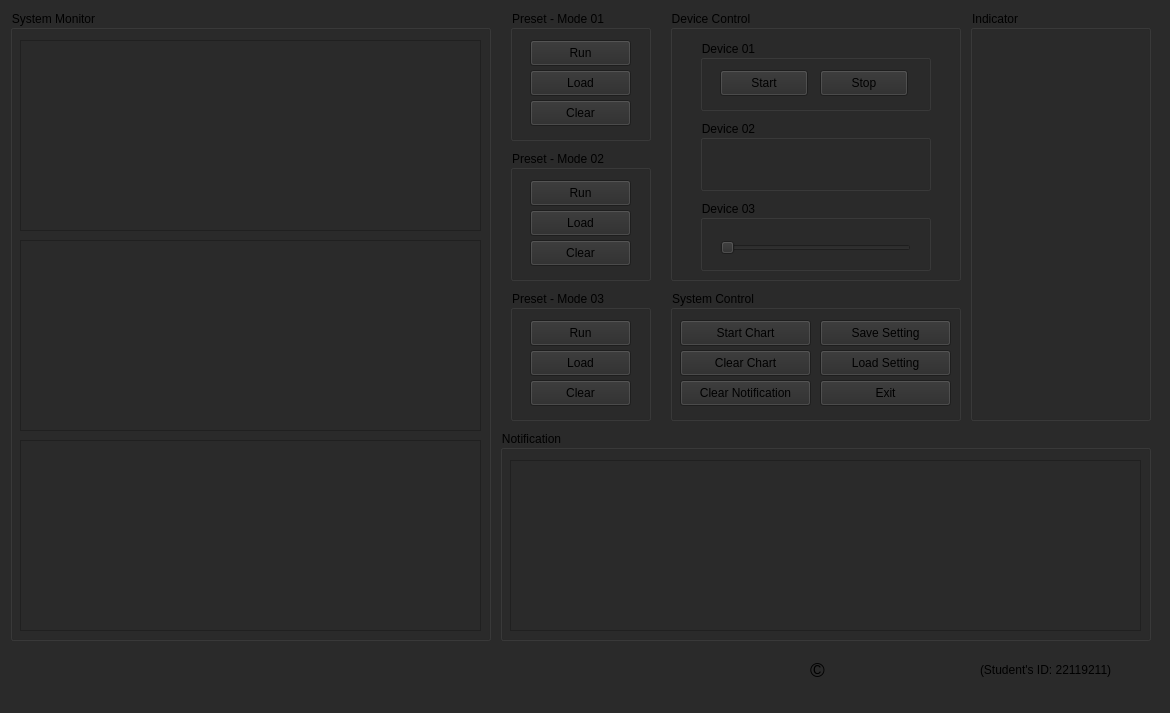
<?xml version="1.0" encoding="UTF-8"?>
<ui version="4.0">
 <class>MainWindow</class>
 <widget class="QMainWindow" name="MainWindow">
  <property name="geometry">
   <rect>
    <x>0</x>
    <y>0</y>
    <width>1170</width>
    <height>713</height>
   </rect>
  </property>
  <property name="windowTitle">
   <string>Control Center</string>
  </property>
  <property name="windowIcon">
   <iconset>
    <normaloff>../3f8329d0/LOGO - W.png</normaloff>../3f8329d0/LOGO - W.png</iconset>
  </property>
  <property name="styleSheet">
   <string notr="true">background-color:#2a2a2a</string>
  </property>
  <widget class="QWidget" name="centralwidget">
   <widget class="QGroupBox" name="MonitorGroup_1">
    <property name="geometry">
     <rect>
      <x>10</x>
      <y>10</y>
      <width>481</width>
      <height>631</height>
     </rect>
    </property>
    <property name="title">
     <string>System Monitor</string>
    </property>
    <widget class="PlotWidget" name="Chart_1">
     <property name="geometry">
      <rect>
       <x>10</x>
       <y>30</y>
       <width>461</width>
       <height>191</height>
      </rect>
     </property>
    </widget>
    <widget class="PlotWidget" name="Chart_2">
     <property name="geometry">
      <rect>
       <x>10</x>
       <y>230</y>
       <width>461</width>
       <height>191</height>
      </rect>
     </property>
    </widget>
    <widget class="PlotWidget" name="Chart_3">
     <property name="geometry">
      <rect>
       <x>10</x>
       <y>430</y>
       <width>461</width>
       <height>191</height>
      </rect>
     </property>
    </widget>
   </widget>
   <widget class="QGroupBox" name="PresetMode_1">
    <property name="geometry">
     <rect>
      <x>510</x>
      <y>10</y>
      <width>141</width>
      <height>131</height>
     </rect>
    </property>
    <property name="title">
     <string>Preset - Mode 01</string>
    </property>
    <widget class="QPushButton" name="Run_1">
     <property name="geometry">
      <rect>
       <x>20</x>
       <y>30</y>
       <width>101</width>
       <height>26</height>
      </rect>
     </property>
     <property name="text">
      <string>Run</string>
     </property>
    </widget>
    <widget class="QPushButton" name="Load_1">
     <property name="geometry">
      <rect>
       <x>20</x>
       <y>60</y>
       <width>101</width>
       <height>26</height>
      </rect>
     </property>
     <property name="text">
      <string>Load</string>
     </property>
    </widget>
    <widget class="QPushButton" name="Clear_1">
     <property name="geometry">
      <rect>
       <x>20</x>
       <y>90</y>
       <width>101</width>
       <height>26</height>
      </rect>
     </property>
     <property name="text">
      <string>Clear</string>
     </property>
    </widget>
   </widget>
   <widget class="QGroupBox" name="PresetMode_2">
    <property name="geometry">
     <rect>
      <x>510</x>
      <y>150</y>
      <width>141</width>
      <height>131</height>
     </rect>
    </property>
    <property name="title">
     <string>Preset - Mode 02</string>
    </property>
    <widget class="QPushButton" name="Run_2">
     <property name="geometry">
      <rect>
       <x>20</x>
       <y>30</y>
       <width>101</width>
       <height>26</height>
      </rect>
     </property>
     <property name="text">
      <string>Run</string>
     </property>
    </widget>
    <widget class="QPushButton" name="Load_2">
     <property name="geometry">
      <rect>
       <x>20</x>
       <y>60</y>
       <width>101</width>
       <height>26</height>
      </rect>
     </property>
     <property name="text">
      <string>Load</string>
     </property>
    </widget>
    <widget class="QPushButton" name="Clear_2">
     <property name="geometry">
      <rect>
       <x>20</x>
       <y>90</y>
       <width>101</width>
       <height>26</height>
      </rect>
     </property>
     <property name="text">
      <string>Clear</string>
     </property>
    </widget>
   </widget>
   <widget class="QGroupBox" name="PresetMode_3">
    <property name="geometry">
     <rect>
      <x>510</x>
      <y>290</y>
      <width>141</width>
      <height>131</height>
     </rect>
    </property>
    <property name="title">
     <string>Preset - Mode 03</string>
    </property>
    <widget class="QPushButton" name="Run_3">
     <property name="geometry">
      <rect>
       <x>20</x>
       <y>30</y>
       <width>101</width>
       <height>26</height>
      </rect>
     </property>
     <property name="text">
      <string>Run</string>
     </property>
    </widget>
    <widget class="QPushButton" name="Load_3">
     <property name="geometry">
      <rect>
       <x>20</x>
       <y>60</y>
       <width>101</width>
       <height>26</height>
      </rect>
     </property>
     <property name="text">
      <string>Load</string>
     </property>
    </widget>
    <widget class="QPushButton" name="Clear_3">
     <property name="geometry">
      <rect>
       <x>20</x>
       <y>90</y>
       <width>101</width>
       <height>26</height>
      </rect>
     </property>
     <property name="text">
      <string>Clear</string>
     </property>
    </widget>
   </widget>
   <widget class="QGroupBox" name="Device_Control_1">
    <property name="geometry">
     <rect>
      <x>670</x>
      <y>10</y>
      <width>291</width>
      <height>271</height>
     </rect>
    </property>
    <property name="title">
     <string>Device Control</string>
    </property>
    <widget class="QGroupBox" name="Device_1">
     <property name="geometry">
      <rect>
       <x>30</x>
       <y>30</y>
       <width>231</width>
       <height>71</height>
      </rect>
     </property>
     <property name="title">
      <string>Device 01</string>
     </property>
     <widget class="QPushButton" name="Dev1_Start_1">
      <property name="geometry">
       <rect>
        <x>20</x>
        <y>30</y>
        <width>88</width>
        <height>26</height>
       </rect>
      </property>
      <property name="text">
       <string>Start</string>
      </property>
     </widget>
     <widget class="QPushButton" name="Dev1_Stop_1">
      <property name="geometry">
       <rect>
        <x>120</x>
        <y>30</y>
        <width>88</width>
        <height>26</height>
       </rect>
      </property>
      <property name="text">
       <string>Stop</string>
      </property>
     </widget>
    </widget>
    <widget class="QGroupBox" name="Device_2">
     <property name="geometry">
      <rect>
       <x>30</x>
       <y>110</y>
       <width>231</width>
       <height>71</height>
      </rect>
     </property>
     <property name="title">
      <string>Device 02</string>
     </property>
     <widget class="QLabel" name="Dev2_Switch_1">
      <property name="geometry">
       <rect>
        <x>20</x>
        <y>30</y>
        <width>71</width>
        <height>31</height>
       </rect>
      </property>
      <property name="text">
       <string/>
      </property>
      <property name="pixmap">
       <pixmap>../ec0b3763/switch-off.png</pixmap>
      </property>
      <property name="scaledContents">
       <bool>true</bool>
      </property>
     </widget>
    </widget>
    <widget class="QGroupBox" name="Device_3">
     <property name="geometry">
      <rect>
       <x>30</x>
       <y>190</y>
       <width>231</width>
       <height>71</height>
      </rect>
     </property>
     <property name="title">
      <string>Device 03</string>
     </property>
     <widget class="QSlider" name="Dev3_Slider_1">
      <property name="geometry">
       <rect>
        <x>20</x>
        <y>40</y>
        <width>191</width>
        <height>16</height>
       </rect>
      </property>
      <property name="orientation">
       <enum>Qt::Orientation::Horizontal</enum>
      </property>
     </widget>
    </widget>
   </widget>
   <widget class="QGroupBox" name="Notification_1">
    <property name="geometry">
     <rect>
      <x>500</x>
      <y>430</y>
      <width>651</width>
      <height>211</height>
     </rect>
    </property>
    <property name="title">
     <string>Notification</string>
    </property>
    <widget class="QTextBrowser" name="Notification">
     <property name="geometry">
      <rect>
       <x>10</x>
       <y>30</y>
       <width>631</width>
       <height>171</height>
      </rect>
     </property>
    </widget>
   </widget>
   <widget class="QGroupBox" name="SystemControl_1">
    <property name="geometry">
     <rect>
      <x>670</x>
      <y>290</y>
      <width>291</width>
      <height>131</height>
     </rect>
    </property>
    <property name="title">
     <string>System Control</string>
    </property>
    <widget class="QPushButton" name="Save_Setting_1">
     <property name="geometry">
      <rect>
       <x>150</x>
       <y>30</y>
       <width>131</width>
       <height>26</height>
      </rect>
     </property>
     <property name="text">
      <string>Save Setting</string>
     </property>
    </widget>
    <widget class="QPushButton" name="Start_Chart_1">
     <property name="geometry">
      <rect>
       <x>10</x>
       <y>30</y>
       <width>131</width>
       <height>26</height>
      </rect>
     </property>
     <property name="text">
      <string>Start Chart</string>
     </property>
    </widget>
    <widget class="QPushButton" name="Clear_Notification_1">
     <property name="geometry">
      <rect>
       <x>10</x>
       <y>90</y>
       <width>131</width>
       <height>26</height>
      </rect>
     </property>
     <property name="text">
      <string>Clear Notification</string>
     </property>
    </widget>
    <widget class="QPushButton" name="Load_Setting_1">
     <property name="geometry">
      <rect>
       <x>150</x>
       <y>60</y>
       <width>131</width>
       <height>26</height>
      </rect>
     </property>
     <property name="text">
      <string>Load Setting</string>
     </property>
    </widget>
    <widget class="QPushButton" name="Exit_1">
     <property name="geometry">
      <rect>
       <x>150</x>
       <y>90</y>
       <width>131</width>
       <height>26</height>
      </rect>
     </property>
     <property name="text">
      <string>Exit</string>
     </property>
    </widget>
    <widget class="QPushButton" name="Clear_Chart_2">
     <property name="geometry">
      <rect>
       <x>10</x>
       <y>60</y>
       <width>131</width>
       <height>26</height>
      </rect>
     </property>
     <property name="text">
      <string>Clear Chart</string>
     </property>
    </widget>
   </widget>
   <widget class="QGroupBox" name="Indicator_1">
    <property name="geometry">
     <rect>
      <x>970</x>
      <y>10</y>
      <width>181</width>
      <height>411</height>
     </rect>
    </property>
    <property name="title">
     <string>Indicator</string>
    </property>
    <widget class="QLabel" name="IndicatorDev_1">
     <property name="geometry">
      <rect>
       <x>50</x>
       <y>50</y>
       <width>71</width>
       <height>71</height>
      </rect>
     </property>
     <property name="text">
      <string/>
     </property>
     <property name="pixmap">
      <pixmap>../2e95a823/warning.png</pixmap>
     </property>
     <property name="scaledContents">
      <bool>true</bool>
     </property>
    </widget>
    <widget class="QLabel" name="IndicatorDev_2">
     <property name="geometry">
      <rect>
       <x>50</x>
       <y>170</y>
       <width>71</width>
       <height>81</height>
      </rect>
     </property>
     <property name="text">
      <string/>
     </property>
     <property name="pixmap">
      <pixmap>../933061b3/fire-extinguisher.png</pixmap>
     </property>
     <property name="scaledContents">
      <bool>true</bool>
     </property>
    </widget>
    <widget class="QLabel" name="IndicatorDev_3">
     <property name="geometry">
      <rect>
       <x>50</x>
       <y>320</y>
       <width>71</width>
       <height>71</height>
      </rect>
     </property>
     <property name="text">
      <string/>
     </property>
     <property name="pixmap">
      <pixmap>../5934cebb/sprinkler_off.png</pixmap>
     </property>
     <property name="scaledContents">
      <bool>true</bool>
     </property>
    </widget>
   </widget>
   <widget class="QLabel" name="Copyright_1">
    <property name="geometry">
     <rect>
      <x>980</x>
      <y>660</y>
      <width>171</width>
      <height>20</height>
     </rect>
    </property>
    <property name="text">
     <string>(Student's ID: 22119211)</string>
    </property>
   </widget>
   <widget class="QLabel" name="Copyright_2">
    <property name="geometry">
     <rect>
      <x>810</x>
      <y>660</y>
      <width>21</width>
      <height>20</height>
     </rect>
    </property>
    <property name="font">
     <font>
      <pointsize>15</pointsize>
     </font>
    </property>
    <property name="text">
     <string>©</string>
    </property>
   </widget>
   <widget class="QLabel" name="Copyright_3">
    <property name="geometry">
     <rect>
      <x>830</x>
      <y>650</y>
      <width>141</width>
      <height>41</height>
     </rect>
    </property>
    <property name="text">
     <string/>
    </property>
    <property name="pixmap">
     <pixmap>../fb55c6d9/logo-boot.png</pixmap>
    </property>
    <property name="scaledContents">
     <bool>true</bool>
    </property>
   </widget>
  </widget>
  <widget class="QStatusBar" name="statusbar"/>
 </widget>
 <customwidgets>
  <customwidget>
   <class>PlotWidget</class>
   <extends>QGraphicsView</extends>
   <header>pyqtgraph.h</header>
  </customwidget>
 </customwidgets>
 <resources/>
 <connections/>
</ui>
